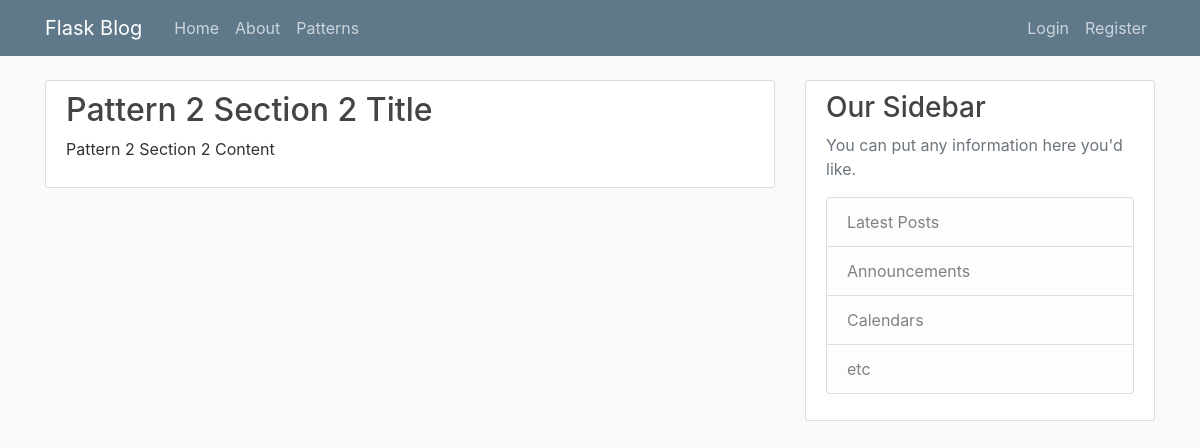
The app's page /patterns/2, older data.
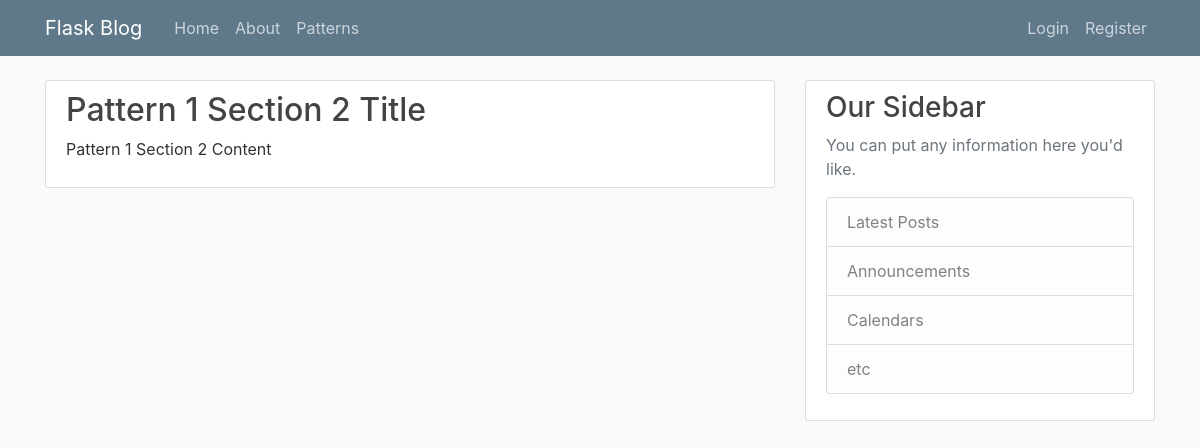
The same page, newer data.
### flaskblog/models.py (models this page shows, shortened)
class Section(db.Model):
    id = db.Column(db.Integer, primary_key=True)
    title = db.Column(db.String(100), nullable=False)
    content = db.Column(db.Text, nullable=False)
    pattern_id = db.Column(db.Integer, db.ForeignKey('pattern.id'), nullable=False)

### flaskblog/patterns/routes.py (the view)
@patterns.route("/patterns/<int:section_id>")
def section(section_id):  # make an individual page for each section, distinguished by section_id
    section = Section.query.get_or_404(section_id)
    return render_template('pattern_section.html', title=section.title, section=section)

### flaskblog/templates/pattern_section.html
{% extends "layout.html" %}
{% block content %}
    <article class="media content-section">
        <div class="media-body">
            <h2 class="article-title">{{ section.title }}</h2>
            <p class="article-content">{{ section.content }}</p>
        </div>
    </article>
{% endblock content %}

### flaskblog/templates/layout.html (shortened to what this page needs)
<!DOCTYPE html>
<html>
<head>
    <link rel="stylesheet" href="https://maxcdn.bootstrapcdn.com/bootstrap/4.0.0/css/bootstrap.min.css">
    <link rel="stylesheet" type="text/css" href="{{ url_for('static', filename='main.css') }}">
</head>
<body>
    <header class="site-header">
      <nav class="navbar navbar-expand-md navbar-dark bg-steel fixed-top">
        <div class="container">
          <a class="navbar-brand mr-4" href="/">Flask Blog</a>
          <div class="collapse navbar-collapse" id="navbarToggle">
            <div class="navbar-nav mr-auto">
              <a class="nav-item nav-link" href="{{ url_for('main.home') }}">Home</a>
              <a class="nav-item nav-link" href="{{ url_for('main.about') }}">About</a>
              <a class="nav-item nav-link" href="{{ url_for('patterns.index') }}">Patterns</a>
            </div>
            <div class="navbar-nav">
              {% if current_user.is_authenticated %}
                <a class="nav-item nav-link" href="{{ url_for('posts.new_post') }}">New Post</a>
                <a class="nav-item nav-link" href="{{ url_for('users.account') }}">Account</a>
                <a class="nav-item nav-link" href="{{ url_for('users.logout') }}">Logout</a>
              {% else %}
                <a class="nav-item nav-link" href="{{ url_for('users.login') }}">Login</a>
                <a class="nav-item nav-link" href="{{ url_for('users.register') }}">Register</a>
              {% endif %}
            </div>
          </div>
        </div>
      </nav>
    </header>
    <main role="main" class="container">
      <div class="row">
        <div class="col-md-8">
          {% block content %}{% endblock %}
        </div>
        <div class="col-md-4">
          <div class="content-section">
            <h3>Our Sidebar</h3>
            <p class='text-muted'>You can put any information here you'd like.
              <ul class="list-group">
                <li class="list-group-item list-group-item-light">Latest Posts</li>
                <li class="list-group-item list-group-item-light">Announcements</li>
                <li class="list-group-item list-group-item-light">Calendars</li>
                <li class="list-group-item list-group-item-light">etc</li>
              </ul>
            </p>
          </div>
        </div>
      </div>
    </main>
</body>
</html>

### flaskblog/static/main.css (style rules this page uses)
body { background: #fafafa; color: #333333; margin-top: 5rem; }
h1, h2, h3, h4, h5, h6 { color: #444444; }
.bg-steel { background-color: #5f788a; }
.site-header .navbar-nav .nav-link { color: #cbd5db; }
.content-section { background: #ffffff; padding: 10px 20px; border: 1px solid #dddddd; border-radius: 3px; margin-bottom: 20px; }
.article-title { color: #444444; }
.article-content { white-space: pre-line; }

Row changes from the older to the newer data that the page shows:
changed Section: title "Pattern 2 Section 2 Title" → "Pattern 1 Section 2 Title"; content "Pattern 2 Section 2 Content" → "Pattern 1 Section 2 Content"
